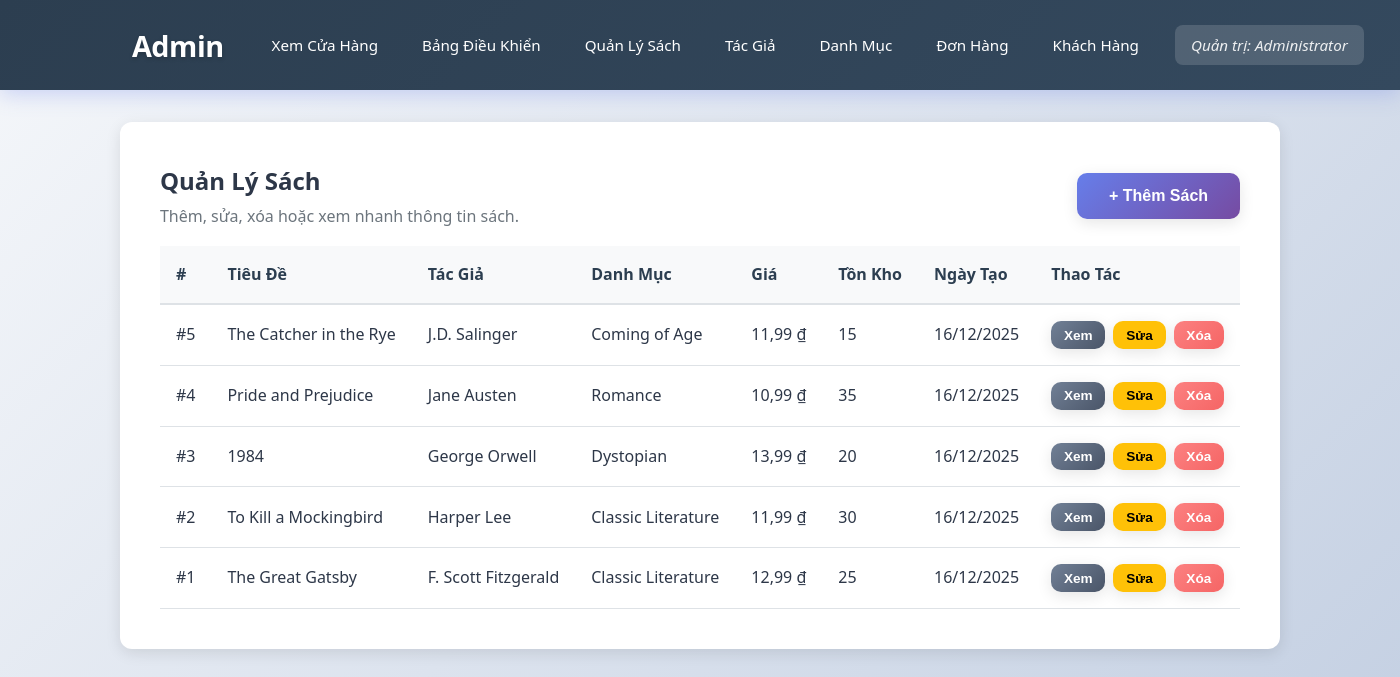
Screenshot of /admin/books.php (signed in) with the database file from the repository.
### tables this page shows
CREATE TABLE books (
    id INT AUTO_INCREMENT PRIMARY KEY,
    title VARCHAR(255) NOT NULL,
    author_id INT NOT NULL,
    category_id INT NOT NULL,
    description TEXT,
    price DECIMAL(10, 2) DEFAULT 0.00,
    stock INT DEFAULT 0,
    image_url VARCHAR(500) DEFAULT NULL,
    created_at TIMESTAMP DEFAULT CURRENT_TIMESTAMP,
    updated_at TIMESTAMP DEFAULT CURRENT_TIMESTAMP ON UPDATE CURRENT_TIMESTAMP,
    FOREIGN KEY (author_id) REFERENCES authors(id) ON DELETE CASCADE,
    FOREIGN KEY (category_id) REFERENCES categories(id) ON DELETE CASCADE
);

CREATE TABLE authors (
    id INT AUTO_INCREMENT PRIMARY KEY,
    name VARCHAR(255) NOT NULL,
    bio TEXT,
    created_at TIMESTAMP DEFAULT CURRENT_TIMESTAMP,
    updated_at TIMESTAMP DEFAULT CURRENT_TIMESTAMP ON UPDATE CURRENT_TIMESTAMP
);

CREATE TABLE categories (
    id INT AUTO_INCREMENT PRIMARY KEY,
    name VARCHAR(255) NOT NULL,
    description TEXT,
    created_at TIMESTAMP DEFAULT CURRENT_TIMESTAMP,
    updated_at TIMESTAMP DEFAULT CURRENT_TIMESTAMP ON UPDATE CURRENT_TIMESTAMP
);

### admin/books.php (the view, shortened to what this page needs)
<?php
require_once '../config/database.php';
$error = '';
try {
    $authors = $pdo->query("SELECT * FROM authors ORDER BY name")->fetchAll();
} catch (PDOException $e) {
    $authors = [];
    $error = "Không thể tải danh sách tác giả: " . $e->getMessage();
}
try {
    $categories = $pdo->query("SELECT * FROM categories ORDER BY name")->fetchAll();
} catch (PDOException $e) {
    $categories = [];
    $error = $error ?: "Không thể tải danh sách danh mục: " . $e->getMessage();
}
try {
    $stmt = $pdo->query("
        SELECT b.*, a.name AS author_name, c.name AS category_name
        FROM books b
        INNER JOIN authors a ON b.author_id = a.id
        INNER JOIN categories c ON b.category_id = c.id
        ORDER BY b.id DESC
    ");
    $books = $stmt->fetchAll();
} catch (PDOException $e) {
    $books = [];
    $error = $error ?: "Không thể tải danh sách sách: " . $e->getMessage();
}
?>
<!DOCTYPE html>
<html lang="vi">
<head>
    <link rel="stylesheet" href="../assets/css/style.css">
    <link rel="stylesheet" href="../assets/css/admin.css">
</head>
<body class="admin-page">
    <?php include '../includes/header.php'; ?>
    <main class="container">
        <section class="dashboard-section">
            <div class="section-heading">
                <div>
                    <h1>Quản Lý Sách</h1>
                    <p>Thêm, sửa, xóa hoặc xem nhanh thông tin sách.</p>
                </div>
                <div class="section-actions">
                    <button class="btn btn-primary" id="open-create-modal"<?php echo (empty($authors) || empty($categories)) ? ' disabled' : ''; ?>>
                        + Thêm Sách
                    </button>
                </div>
            </div>
            <div class="table-responsive">
                <table class="admin-table">
                    <thead>
                        <tr>
                            <th>#</th>
                            <th>Tiêu Đề</th>
                            <th>Tác Giả</th>
                            <th>Danh Mục</th>
                            <th>Giá</th>
                            <th>Tồn Kho</th>
                            <th>Ngày Tạo</th>
                            <th>Thao Tác</th>
                        </tr>
                    </thead>
                    <tbody>
                        <?php if (empty($books)): ?>
                            <tr>
                                <td colspan="8" class="no-data">Chưa có sách nào.</td>
                            </tr>
                        <?php else: ?>
                            <?php foreach ($books as $book): ?>
                                <tr>
                                    <td>#<?php echo $book['id']; ?></td>
                                    <td><?php echo htmlspecialchars($book['title']); ?></td>
                                    <td><?php echo htmlspecialchars($book['author_name']); ?></td>
                                    <td><?php echo htmlspecialchars($book['category_name']); ?></td>
                                    <td><?php echo number_format($book['price'], 2, ',', '.'); ?> ₫</td>
                                    <td><?php echo (int)$book['stock']; ?></td>
                                    <td><?php echo date('d/m/Y', strtotime($book['created_at'])); ?></td>
                                    <td>
                                        <div class="table-actions">
                                            <button
                                                class="btn btn-sm btn-secondary view-book-btn"
                                                data-id="<?php echo $book['id']; ?>"
                                                data-title="<?php echo htmlspecialchars($book['title'], ENT_QUOTES, 'UTF-8'); ?>"
                                                data-author="<?php echo (int)$book['author_id']; ?>"
                                                data-authorname="<?php echo htmlspecialchars($book['author_name'], ENT_QUOTES, 'UTF-8'); ?>"
                                                data-category="<?php echo (int)$book['category_id']; ?>"
                                                data-categoryname="<?php echo htmlspecialchars($book['category_name'], ENT_QUOTES, 'UTF-8'); ?>"
                                                data-price="<?php echo $book['price']; ?>"
                                                data-stock="<?php echo (int)$book['stock']; ?>"
                                                data-description="<?php echo htmlspecialchars($book['description'] ?? '', ENT_QUOTES, 'UTF-8'); ?>"
                                                data-created="<?php echo htmlspecialchars($book['created_at'], ENT_QUOTES, 'UTF-8'); ?>"
                                                data-image="<?php echo htmlspecialchars($book['image_url'] ?? '', ENT_QUOTES, 'UTF-8'); ?>"
                                            >
                                                Xem
                                            </button>
                                            <button
                                                class="btn btn-sm btn-warning edit-book-btn"
                                                data-id="<?php echo $book['id']; ?>"
                                                data-title="<?php echo htmlspecialchars($book['title'], ENT_QUOTES, 'UTF-8'); ?>"
                                                data-author="<?php echo (int)$book['author_id']; ?>"
                                                data-category="<?php echo (int)$book['category_id']; ?>"
                                                data-price="<?php echo $book['price']; ?>"
                                                data-stock="<?php echo (int)$book['stock']; ?>"
                                                data-description="<?php echo htmlspecialchars($book['description'] ?? '', ENT_QUOTES, 'UTF-8'); ?>"
                                                data-image="<?php echo htmlspecialchars($book['image_url'] ?? '', ENT_QUOTES, 'UTF-8'); ?>"
                                            >
                                                Sửa
                                            </button>
                                            <button
                                                class="btn btn-sm btn-danger delete-book-btn"
                                                data-id="<?php echo $book['id']; ?>"
                                                data-title="<?php echo htmlspecialchars($book['title'], ENT_QUOTES, 'UTF-8'); ?>"
                                            >
                                                Xóa
                                            </button>
                                        </div>
                                    </td>
                                </tr>
                            <?php endforeach; ?>
                        <?php endif; ?>
                    </tbody>
                </table>
            </div>
        </section>
    </main>
</body>
</html>

### assets/css/style.css (style rules this page uses)
* { margin: 0; padding: 0; box-sizing: border-box; }
body { font-family: "Segoe UI", Tahoma, Geneva, Verdana, sans-serif; line-height: 1.6; color: #2d3748; background: linear-gradient(135deg, #f5f7fa 0%, #c3cfe2 100%); min-height: 100vh; display: flex; flex-direction: column; }
.container { max-width: 1200px; margin: 0 auto; padding: 2rem; flex: 1; }
.btn { padding: 0.875rem 2rem; border: none; border-radius: 10px; font-size: 1rem; font-weight: 600; cursor: pointer; text-decoration: none; display: inline-block; transition: all 0.3s ease; box-shadow: 0 4px 15px rgba(0, 0, 0, 0.1); }
.btn-primary { background: linear-gradient(135deg, #667eea 0%, #764ba2 100%); color: white; }
.btn-secondary { background: linear-gradient(135deg, #718096 0%, #4a5568 100%); color: white; }
.btn-sm { padding: 0.5rem 1rem; font-size: 0.9rem; }
.btn-warning { background: linear-gradient(135deg, #f6ad55 0%, #ed8936 100%); color: white; }
.btn-danger { background: linear-gradient(135deg, #fc8181 0%, #f56565 100%); color: white; }

### assets/css/admin.css (style rules this page uses)
body.admin-page { background-color: #f8f9fa; }
body.admin-page main.container { padding: 2rem 0; }
.dashboard-section { background: white; border-radius: 12px; padding: 2.5rem; margin-bottom: 2rem; box-shadow: 0 4px 15px rgba(0,0,0,0.1); transition: box-shadow 0.3s; }
.table-responsive { overflow-x: auto; }
.admin-table { width: 100%; border-collapse: collapse; margin-top: 1rem; }
.admin-table th { background: #f8f9fa; padding: 1rem; text-align: left; font-weight: 600; color: #2c3e50; border-bottom: 2px solid #dee2e6; }
.admin-table td { padding: 1rem; border-bottom: 1px solid #dee2e6; }
.btn-sm { padding: 0.4rem 0.8rem; font-size: 0.85rem; }
.btn-warning { background: #ffc107; color: #000; }
.section-heading { display: flex; justify-content: space-between; align-items: center; gap: 1rem; flex-wrap: wrap; }
.section-heading h1 { margin: 0; }
.section-heading p { margin: 0.25rem 0 0 0; color: #6c757d; }
.section-actions { display: flex; gap: 0.75rem; }
.table-actions { display: flex; gap: 0.5rem; flex-wrap: wrap; }

### rows the page displays
books: id "5", title "The Catcher in the Rye", author.name "J.D. Salinger", category.name "Coming of Age", price "11,99", stock "15", created_at "16/12/2025"
books: id "4", title "Pride and Prejudice", author.name "Jane Austen", category.name "Romance", price "10,99", stock "35", created_at "16/12/2025"
books: id "3", title "1984", author.name "George Orwell", category.name "Dystopian", price "13,99", stock "20", created_at "16/12/2025"
books: id "2", title "To Kill a Mockingbird", author.name "Harper Lee", category.name "Classic Literature", price "11,99", stock "30", created_at "16/12/2025"
books: id "1", title "The Great Gatsby", author.name "F. Scott Fitzgerald", category.name "Classic Literature", price "12,99", stock "25", created_at "16/12/2025"

### other values shown
$_SESSION['customer_name'] "Administrator"
